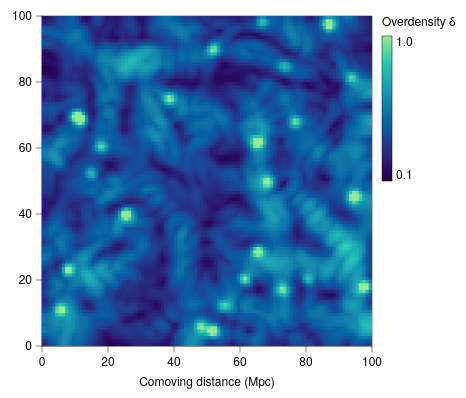

Describe this chart as a Vega-Lite specification.
### Vega-Lite specification from a JSON file in a GitHub repository (floating-point values rounded to 4 significant figures; data arrays with more than 128 entries replaced by an {"elided": "..."} marker saying what was removed)
{"background": null, "config": {"arc": {"fill": "#DBDBDB", "fillOpacity": 1.0, "innerRadius": 41.25, "padAngle": 0.03, "stroke": "black", "strokeOpacity": 1, "strokeWidth": 0.25}, "area": {"fill": "#DBDBDB", "fillOpacity": 1.0, "stroke": "black", "strokeOpacity": 1, "strokeWidth": 0.25}, "axis": {"domain": true, "domainCap": "round", "domainColor": "black", "domainWidth": 0.25, "grid": false, "gridCap": "round", "gridColor": "#F1F1F1", "gridDash": [0, 0], "gridOpacity": 1.0, "gridWidth": 0.25, "labelColor": "black", "labelFont": "Helvetica Neue, HelveticaNeue, Helvetica, Arial, sans-serif", "labelFontSize": 6, "labelFontStyle": "normal", "labelFontWeight": 400, "offset": 0, "ticks": true, "tickCap": "round", "tickColor": "black", "tickRound": false, "tickSize": 3.0, "tickWidth": 0.25, "titleColor": "black", "titleFont": "Helvetica Neue, HelveticaNeue, Helvetica, Arial, sans-serif", "titleFontSize": 6, "titleFontStyle": "normal", "titleFontWeight": 400}, "axisX": {"domain": true, "labelAlign": "center", "labelAngle": 0, "labels": true, "ticks": true, "translate": 0}, "axisY": {"domain": true, "labelAlign": "right", "labelAngle": 0, "labels": true, "ticks": true, "translate": 0}, "axisRight": {"domain": true, "labelAlign": "left", "labelAngle": 0, "labels": true, "ticks": true, "translate": 0}, "axisTop": {"domain": true, "labelAlign": "center", "labelAngle": 0, "labels": true, "ticks": true, "translate": 0}, "axisBand": {"tickOffset": 0}, "bar": {"fill": "#DBDBDB", "fillOpacity": 1.0, "stroke": "black", "strokeOpacity": 1, "strokeWidth": 0.25}, "boxplot": {"size": 14.85, "ticks": {"cornerRadius": 0.25, "fill": "black", "opacity": 1, "size": 7.425, "thickness": 0.25}, "box": {"fillOpacity": 1.0, "stroke": "black", "strokeOpacity": 1, "strokeWidth": 0.25}, "median": {"cornerRadius": 0, "fill": "black", "fillOpacity": 1.0, "opacity": 1, "size": 14.85, "thickness": 0.25}, "rule": {"fill": "black", "fillOpacity": 1.0, "size": 16.5, "stroke": "black", "strokeDash": [0, 0], "strokeOpacity": 1, "strokeWidth": 0.25}, "outliers": {"color": "black", "fill": "black", "fillOpacity": 1.0, "size": 0, "stroke": "black", "strokeOpacity": 1, "strokeWidth": 0.25}}, "circle": {"fill": "black", "fillOpacity": 1.0, "size": 2.062, "stroke": null, "strokeOpacity": 1, "strokeWidth": 0.25}, "errorband": {"band": {"fillOpacity": 0.6, "stroke": null, "strokeWidth": 0.25, "strokeOpacity": 1}, "borders": {"opacity": 0, "strokeOpacity": 1, "strokeWidth": 0.25}}, "errorbar": {"opacity": 1, "rule": {"strokeDash": [0, 0], "strokeWidth": 0.25}, "ticks": {"color": "black", "cornerRadius": 0.125, "opacity": 1, "size": 9.9, "thickness": 0.25}, "thickness": 0.25}, "font": "Helvetica Neue, HelveticaNeue, Helvetica, Arial, sans-serif", "geoshape": {"fill": "#DBDBDB", "fillOpacity": 1.0, "stroke": "black", "strokeOpacity": 1, "strokeWidth": 0.25}, "header": {"labelColor": "black", "labelFont": "Helvetica Neue, HelveticaNeue, Helvetica, Arial, sans-serif", "labelFontSize": 6, "labelFontStyle": "normal", "labelFontWeight": 400, "titleColor": "black", "titleFont": "Helvetica Neue, HelveticaNeue, Helvetica, Arial, sans-serif", "titleFontSize": 6, "titleFontStyle": "normal", "titleFontWeight": 400, "titlePadding": 0}, "legend": {"disable": false, "offset": 4.5, "titlePadding": 4, "labelOffset": 2, "gradientLabelOffset": 2, "columnPadding": 4, "rowPadding": 2, "gradientThickness": 5, "gradientOpacity": 1.0, "gradientStrokeColor": "black", "gradientStrokeWidth": 0.25, "labelColor": "black", "labelFont": "Helvetica Neue, HelveticaNeue, Helvetica, Arial, sans-serif", "labelFontSize": 6, "labelFontStyle": "normal", "labelFontWeight": 400, "strokeColor": "black", "strokeWidth": 0, "symbolSize": 36, "symbolStrokeColor": "black", "symbolStrokeWidth": 0.25, "titleColor": "black", "titleFont": "Helvetica Neue, HelveticaNeue, Helvetica, Arial, sans-serif", "titleFontSize": 6, "titleFontStyle": "normal", "titleFontWeight": 400}, "line": {"color": "black", "stroke": "black", "strokeCap": "butt", "strokeDash": [0, 0], "strokeOpacity": 1, "strokeWidth": 0.5}, "point": {"filled": true, "fill": "#DBDBDB", "fillOpacity": 1.0, "size": 8.25, "stroke": "black", "strokeOpacity": 1, "strokeWidth": 0.25}, "range": {"category": ["#9D9D9D", "#28287D", "#004225", "#47266F", "#00605D", "#DBDBDB", "#7983C1", "#6E927B", "#937FB4", "#699A97"], "diverging": {"scheme": ["#4F4265", "#6A5C82", "#85789D", "#A196B7", "#BDB5CE", "#D8D6DD", "#F6F6F6", "#CED8D7", "#9DBFBD", "#75A3A0", "#518683", "#326967", "#164D4B"]}, "heatmap": {"scheme": ["#230347", "#290D67", "#28287D", "#204092", "#0C58A0", "#126FA5", "#1886AC", "#1D9DB1", "#22B4B4", "#27CAAE", "#5FDBA1", "#98E993"]}, "ordinal": {"scheme": ["#F1F1F1", "#DBDBDB", "#C6C6C6", "#B2B2B2", "#9D9D9D", "#898989", "#767676", "#636363", "#515151", "#404040", "#2F2F2F", "#1F1F1F"]}, "ramp": {"scheme": ["#440154", "#472270", "#433E82", "#38598C", "#2C728E", "#238A8D", "#24A086", "#39B578", "#5DC862", "#96D646", "#CAE02D", "#FDE724"]}}, "rule": {"color": "black", "stroke": "black", "strokeCap": "round", "strokeDash": [2, 2], "strokeOpacity": 1, "strokeWidth": 0.25}, "scale": {"barBandPaddingInner": 0.1, "rectBandPaddingInner": 0, "tickBandPaddingInner": 0.1, "bandPaddingOuter": 0.1, "bandWithNestedOffsetPaddingInner": 0.2, "bandWithNestedOffsetPaddingOuter": 0.2, "offsetBandPaddingInner": 0, "offsetBandPaddingOuter": 0, "round": false}, "rect": {"fill": "#DBDBDB", "fillOpacity": 1.0, "stroke": "black", "strokeOpacity": 1, "strokeWidth": 0.25}, "square": {"fill": "#DBDBDB", "fillOpacity": 1.0, "size": 16.5, "stroke": "black", "strokeOpacity": 1, "strokeWidth": 0.25}, "text": {"color": "black", "font": "Helvetica Neue, HelveticaNeue, Helvetica, Arial, sans-serif", "fontSize": 6, "fontStyle": "normal", "fontWeight": 400}, "tick": {"color": "black", "cornerRadius": 0.125, "opacity": 1.0, "size": 14.85, "thickness": 0.25}, "title": {"anchor": "middle", "frame": "group", "color": "black", "font": "Helvetica Neue, HelveticaNeue, Helvetica, Arial, sans-serif", "fontSize": 6, "fontStyle": "normal", "fontWeight": 400, "subtitleColor": "black", "subtitleFont": "Helvetica Neue, HelveticaNeue, Helvetica, Arial, sans-serif", "subtitleFontSize": 6, "subtitleFontStyle": "normal", "subtitleFontWeight": 400}, "trail": {"color": "black", "opacity": 1, "size": 0.5}, "view": {"continuousWidth": 165, "continuousHeight": 165, "discreteWidth": 165, "discreteHeight": 165, "fill": null, "stroke": "black", "strokeWidth": 0.25}}, "data": {"name": "data-4b5ccc71a6e158b2ae93a916202ffd7d"}, "mark": {"type": "rect", "clip": true, "stroke": null}, "encoding": {"color": {"field": "delta", "title": "Overdensity δ", "type": "quantitative", "legend": {"gradientLength": 72.5}}, "x": {"field": "x0", "scale": {"domain": [0, 100], "nice": false}, "title": "Comoving distance (Mpc)", "type": "quantitative"}, "x2": {"field": "x1"}, "y": {"field": "y0", "scale": {"domain": [0, 100], "nice": false}, "title": null, "type": "quantitative"}, "y2": {"field": "y1"}}, "$schema": "https://vega.github.io/schema/vega-lite/v6.4.1.json", "datasets": {"data-4b5ccc71a6e158b2ae93a916202ffd7d": {"elided": "10000 records"}}}
